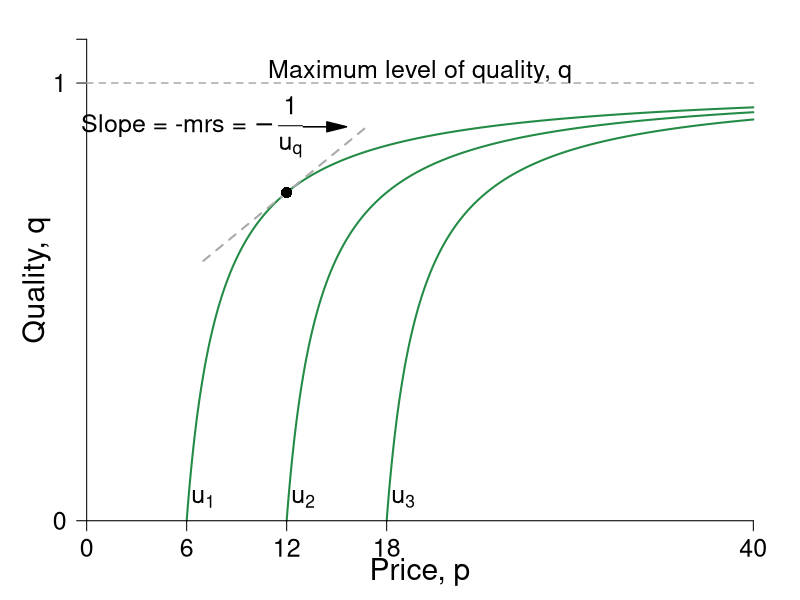

Here is the R script that generated this plot:
require(ggplot2)
require(shape)
pdf(file = "information_power/ch11_fig3.pdf", width = 9, height = 7)

#Set parameters for graphics
pointsize <- 1.8
axislabelsize <- 1.8
labelsize <- 1.5
namesize <- 1.8
annotatesize <- 1.5
graphlinewidth <- 2
segmentlinewidth <- 1.5

#Parameters for figures
u1 <- 4
u2 <- 10
u3 <- 16
delta1 <- 2
delta2 <- 2
delta3 <- 2

indiffFn1 <- function(p, u1 = 4, delta1 = 2) {
  1 - (delta1) / (p - u1)
}

indiffFn2 <- function(p, u2 = 10, delta2 = 2) {
  1 - (delta2) / (p - u2)
}

indiffFn3 <- function(p, u3 = 16, delta3 = 2) {
  1 - (delta3) / (p - u3)
}

#The derivative for the function q = 1 - delta/(p - u) = delta/p - u)^2;
#From that we get the derivative and substitute in the relevant values
#for delta, u and p; that is we get a slope of 1/32
#But we also need the intercept; 0.375 above, or q/2 as it stood
tangentLine <- function(p){
  0.375 + (1/32)*p
}

COL <- c("#bae4b3", "#74c476", "#238b45")
COLA <- c("#e0f3db", "#99d8c9","#66c2a4","#41ae76", "#238b45", "#005824")
COLB <- c("#c6dbef", "#4eb3d3", "#2b8cbe", "#0868ac","#084081")

par(mar =  c(3, 3, 1, 1))
xlims <- c(0, 40)
ylims <- c(0, 1.1)


plot(0, 0, xlim = xlims, ylim = ylims, type = "n",
     xlab = "",
     ylab = "",
     xaxt = "n", yaxt = "n", cex.lab = axislabelsize, bty = "n")

mtext(expression(paste("Price, ", p)), side=1, line = 1.5, cex = axislabelsize)
text(-3, ylims[2] - 0.5*(ylims[2] - ylims[1]), expression(paste("Quality, ", q)), xpd = TRUE, cex = axislabelsize, srt = 90) 


npts <- 500 
#xx1 <- seq(0, xlims[2], length.out = npts)
xx1 <- seq(u1 + delta1, xlims[2], length.out = npts)
xx2 <- seq(u2 + delta2, xlims[2], length.out = npts)
xx3 <- seq(u3 + delta3, xlims[2], length.out = npts)
xx4 <- seq(7, 17, 0.01)




#Draw the lines for the graphs
lines(xx1, indiffFn1(xx1), col = COLA[5], lwd = graphlinewidth)
lines(xx2, indiffFn2(xx2), col = COLA[5], lwd = graphlinewidth)
lines(xx3, indiffFn3(xx3), col = COLA[5], lwd = graphlinewidth)
lines(xx4, tangentLine(xx4), col = "darkgrey", lty = 2, lwd = graphlinewidth)

#Customize ticks and labels for the plot
ticksy <- c(0, 1, 1.1)
ylabels <- c(0, 1, NA)
ticksx <- c(0, 6, 12, 18, 40)
xlabels <- c(0, 6, 12, 18, 40)
axis(1, at = ticksx, pos = 0, labels = xlabels, cex.axis = labelsize)
axis(2, at = ticksy, pos = 0, labels = ylabels, las = 1, cex.axis = labelsize)

#Annotation of the three indifference curves
text(7, 0.05, expression(paste(u[1])), cex = labelsize)
text(13, 0.05, expression(paste(u[2])), cex = labelsize)
text(19, 0.05, expression(paste(u[3])), cex = labelsize)

#Line for the max quality, q = 1 
segments(0, 1, 40, 1, lty = 2, col = "darkgray", lwd = segmentlinewidth)
#Annotating line of 100% quality
text(20, 1.025, expression(paste("Maximum level of quality, q")), cex = labelsize)

#Add a point for the tangency
points(12, 0.75, pch = 16, col = "black", cex = 1.5)

#Arrow to Slope of BRF
Arrows(13, .9, 15, .9, col = "black", lty = 1, lwd = 1.5, arr.type = "triangle")
text(6.3, 0.9, expression(paste("Slope = -mrs = ", -frac(1, u[q]))), cex = labelsize)
#text(5, 0.8, expression(paste(" = ", frac((1-q)^2,  underline("u")))), cex = labelsize)
dev.off()
